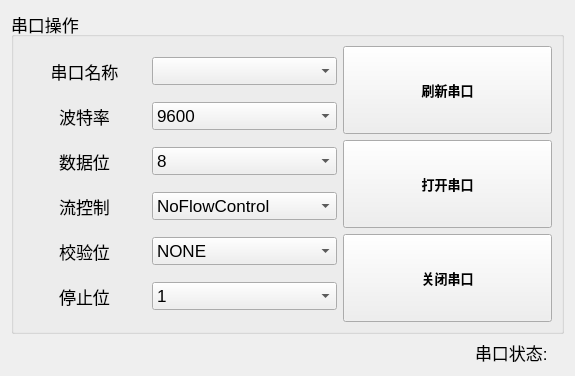
<?xml version="1.0" encoding="UTF-8"?>
<ui version="4.0">
 <class>serial_ui</class>
 <widget class="QWidget" name="serial_ui">
  <property name="geometry">
   <rect>
    <x>0</x>
    <y>0</y>
    <width>575</width>
    <height>376</height>
   </rect>
  </property>
  <property name="font">
   <font>
    <pointsize>13</pointsize>
   </font>
  </property>
  <property name="windowTitle">
   <string>Form</string>
  </property>
  <layout class="QVBoxLayout" name="verticalLayout" stretch="0,0">
   <item>
    <widget class="QGroupBox" name="groupBox_6">
     <property name="title">
      <string>串口操作</string>
     </property>
     <layout class="QHBoxLayout" name="horizontalLayout_2" stretch="3,2">
      <item>
       <layout class="QGridLayout" name="gridLayout" rowstretch="1,1,1,1,1,1" columnstretch="2,3">
        <item row="0" column="0">
         <widget class="QLabel" name="label">
          <property name="text">
           <string>串口名称</string>
          </property>
          <property name="alignment">
           <set>Qt::AlignCenter</set>
          </property>
         </widget>
        </item>
        <item row="0" column="1">
         <widget class="QComboBox" name="cb_serial_name"/>
        </item>
        <item row="1" column="0">
         <widget class="QLabel" name="label_2">
          <property name="text">
           <string>波特率</string>
          </property>
          <property name="alignment">
           <set>Qt::AlignCenter</set>
          </property>
         </widget>
        </item>
        <item row="1" column="1">
         <widget class="QComboBox" name="cb_baudrate">
          <property name="currentText">
           <string>9600</string>
          </property>
          <property name="currentIndex">
           <number>3</number>
          </property>
          <item>
           <property name="text">
            <string>1200</string>
           </property>
          </item>
          <item>
           <property name="text">
            <string>2400</string>
           </property>
          </item>
          <item>
           <property name="text">
            <string>4800</string>
           </property>
          </item>
          <item>
           <property name="text">
            <string>9600</string>
           </property>
          </item>
          <item>
           <property name="text">
            <string>19200</string>
           </property>
          </item>
          <item>
           <property name="text">
            <string>38400</string>
           </property>
          </item>
          <item>
           <property name="text">
            <string>57600</string>
           </property>
          </item>
          <item>
           <property name="text">
            <string>115200</string>
           </property>
          </item>
         </widget>
        </item>
        <item row="2" column="0">
         <widget class="QLabel" name="label_8">
          <property name="text">
           <string>数据位</string>
          </property>
          <property name="alignment">
           <set>Qt::AlignCenter</set>
          </property>
         </widget>
        </item>
        <item row="2" column="1">
         <widget class="QComboBox" name="cb_data">
          <property name="currentIndex">
           <number>3</number>
          </property>
          <item>
           <property name="text">
            <string>5</string>
           </property>
          </item>
          <item>
           <property name="text">
            <string>6</string>
           </property>
          </item>
          <item>
           <property name="text">
            <string>7</string>
           </property>
          </item>
          <item>
           <property name="text">
            <string>8</string>
           </property>
          </item>
         </widget>
        </item>
        <item row="3" column="0">
         <widget class="QLabel" name="label_5">
          <property name="text">
           <string>流控制</string>
          </property>
          <property name="alignment">
           <set>Qt::AlignCenter</set>
          </property>
         </widget>
        </item>
        <item row="3" column="1">
         <widget class="QComboBox" name="cb_flow">
          <item>
           <property name="text">
            <string>NoFlowControl</string>
           </property>
          </item>
          <item>
           <property name="text">
            <string>HardwareControl</string>
           </property>
          </item>
          <item>
           <property name="text">
            <string>SoftwareControl</string>
           </property>
          </item>
         </widget>
        </item>
        <item row="4" column="0">
         <widget class="QLabel" name="label_6">
          <property name="text">
           <string>校验位</string>
          </property>
          <property name="alignment">
           <set>Qt::AlignCenter</set>
          </property>
         </widget>
        </item>
        <item row="4" column="1">
         <widget class="QComboBox" name="cb_parity">
          <item>
           <property name="text">
            <string>NONE</string>
           </property>
          </item>
          <item>
           <property name="text">
            <string>ODD</string>
           </property>
          </item>
          <item>
           <property name="text">
            <string>EVEN</string>
           </property>
          </item>
          <item>
           <property name="text">
            <string>MARK</string>
           </property>
          </item>
          <item>
           <property name="text">
            <string>SPACE</string>
           </property>
          </item>
         </widget>
        </item>
        <item row="5" column="0">
         <widget class="QLabel" name="label_7">
          <property name="text">
           <string>停止位</string>
          </property>
          <property name="alignment">
           <set>Qt::AlignCenter</set>
          </property>
         </widget>
        </item>
        <item row="5" column="1">
         <widget class="QComboBox" name="cb_stop">
          <item>
           <property name="text">
            <string>1</string>
           </property>
          </item>
          <item>
           <property name="text">
            <string>1.5</string>
           </property>
          </item>
          <item>
           <property name="text">
            <string>2</string>
           </property>
          </item>
         </widget>
        </item>
       </layout>
      </item>
      <item>
       <layout class="QVBoxLayout" name="verticalLayout_2">
        <item>
         <widget class="QPushButton" name="btn_refresh">
          <property name="sizePolicy">
           <sizepolicy hsizetype="Minimum" vsizetype="Minimum">
            <horstretch>0</horstretch>
            <verstretch>0</verstretch>
           </sizepolicy>
          </property>
          <property name="minimumSize">
           <size>
            <width>130</width>
            <height>70</height>
           </size>
          </property>
          <property name="font">
           <font>
            <pointsize>10</pointsize>
            <bold>true</bold>
           </font>
          </property>
          <property name="text">
           <string>刷新串口</string>
          </property>
         </widget>
        </item>
        <item>
         <widget class="QPushButton" name="btn_opera_open">
          <property name="sizePolicy">
           <sizepolicy hsizetype="Minimum" vsizetype="Minimum">
            <horstretch>0</horstretch>
            <verstretch>0</verstretch>
           </sizepolicy>
          </property>
          <property name="minimumSize">
           <size>
            <width>130</width>
            <height>70</height>
           </size>
          </property>
          <property name="font">
           <font>
            <pointsize>10</pointsize>
            <bold>true</bold>
           </font>
          </property>
          <property name="text">
           <string>打开串口</string>
          </property>
         </widget>
        </item>
        <item>
         <widget class="QPushButton" name="btn_opera_close">
          <property name="sizePolicy">
           <sizepolicy hsizetype="Minimum" vsizetype="Minimum">
            <horstretch>0</horstretch>
            <verstretch>0</verstretch>
           </sizepolicy>
          </property>
          <property name="minimumSize">
           <size>
            <width>130</width>
            <height>70</height>
           </size>
          </property>
          <property name="font">
           <font>
            <pointsize>10</pointsize>
            <bold>true</bold>
           </font>
          </property>
          <property name="text">
           <string>关闭串口</string>
          </property>
         </widget>
        </item>
       </layout>
      </item>
     </layout>
    </widget>
   </item>
   <item>
    <layout class="QHBoxLayout" name="horizontalLayout">
     <item>
      <spacer name="horizontalSpacer">
       <property name="orientation">
        <enum>Qt::Horizontal</enum>
       </property>
       <property name="sizeHint" stdset="0">
        <size>
         <width>348</width>
         <height>20</height>
        </size>
       </property>
      </spacer>
     </item>
     <item>
      <widget class="QLabel" name="label_3">
       <property name="text">
        <string>串口状态:</string>
       </property>
      </widget>
     </item>
     <item>
      <widget class="QLabel" name="lb_led">
       <property name="text">
        <string/>
       </property>
      </widget>
     </item>
    </layout>
   </item>
  </layout>
 </widget>
 <resources/>
 <connections/>
</ui>
